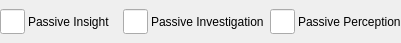
   <widget class="QWidget" name="widget_38" native="true">
    <property name="geometry">
     <rect>
      <x>230</x>
      <y>100</y>
      <width>401</width>
      <height>41</height>
     </rect>
    </property>
    <layout class="QHBoxLayout" name="horizontalLayout">
     <property name="leftMargin">
      <number>0</number>
     </property>
     <property name="topMargin">
      <number>0</number>
     </property>
     <property name="rightMargin">
      <number>0</number>
     </property>
     <property name="bottomMargin">
      <number>0</number>
     </property>
     <item>
      <widget class="QWidget" name="widget_35" native="true">
       <layout class="QHBoxLayout" name="horizontalLayout_31">
        <property name="spacing">
         <number>3</number>
        </property>
        <property name="leftMargin">
         <number>0</number>
        </property>
        <property name="rightMargin">
         <number>0</number>
        </property>
        <item>
         <widget class="QLineEdit" name="lineEdit_50">
          <property name="minimumSize">
           <size>
            <width>25</width>
            <height>25</height>
           </size>
          </property>
          <property name="maximumSize">
           <size>
            <width>25</width>
            <height>25</height>
           </size>
          </property>
         </widget>
        </item>
        <item>
         <widget class="QLabel" name="label_28">
          <property name="text">
           <string>Passive Insight</string>
          </property>
         </widget>
        </item>
       </layout>
      </widget>
     </item>
     <item>
      <widget class="QWidget" name="widget_36" native="true">
       <layout class="QHBoxLayout" name="horizontalLayout_32">
        <property name="spacing">
         <number>3</number>
        </property>
        <property name="leftMargin">
         <number>0</number>
        </property>
        <property name="rightMargin">
         <number>0</number>
        </property>
        <item>
         <widget class="QLineEdit" name="lineEdit_52">
          <property name="minimumSize">
           <size>
            <width>25</width>
            <height>25</height>
           </size>
          </property>
          <property name="maximumSize">
           <size>
            <width>25</width>
            <height>25</height>
           </size>
          </property>
         </widget>
        </item>
        <item>
         <widget class="QLabel" name="label_29">
          <property name="text">
           <string>Passive Investigation</string>
          </property>
         </widget>
        </item>
       </layout>
      </widget>
     </item>
     <item>
      <widget class="QWidget" name="widget_37" native="true">
       <layout class="QHBoxLayout" name="horizontalLayout_33">
        <property name="spacing">
         <number>3</number>
        </property>
        <property name="leftMargin">
         <number>0</number>
        </property>
        <property name="rightMargin">
         <number>0</number>
        </property>
        <item>
         <widget class="QLineEdit" name="lineEdit_54">
          <property name="minimumSize">
           <size>
            <width>25</width>
            <height>25</height>
           </size>
          </property>
          <property name="maximumSize">
           <size>
            <width>25</width>
            <height>25</height>
           </size>
          </property>
         </widget>
        </item>
        <item>
         <widget class="QLabel" name="label_30">
          <property name="text">
           <string>Passive Perception</string>
          </property>
         </widget>
        </item>
       </layout>
      </widget>
     </item>
    </layout>
   </widget>
